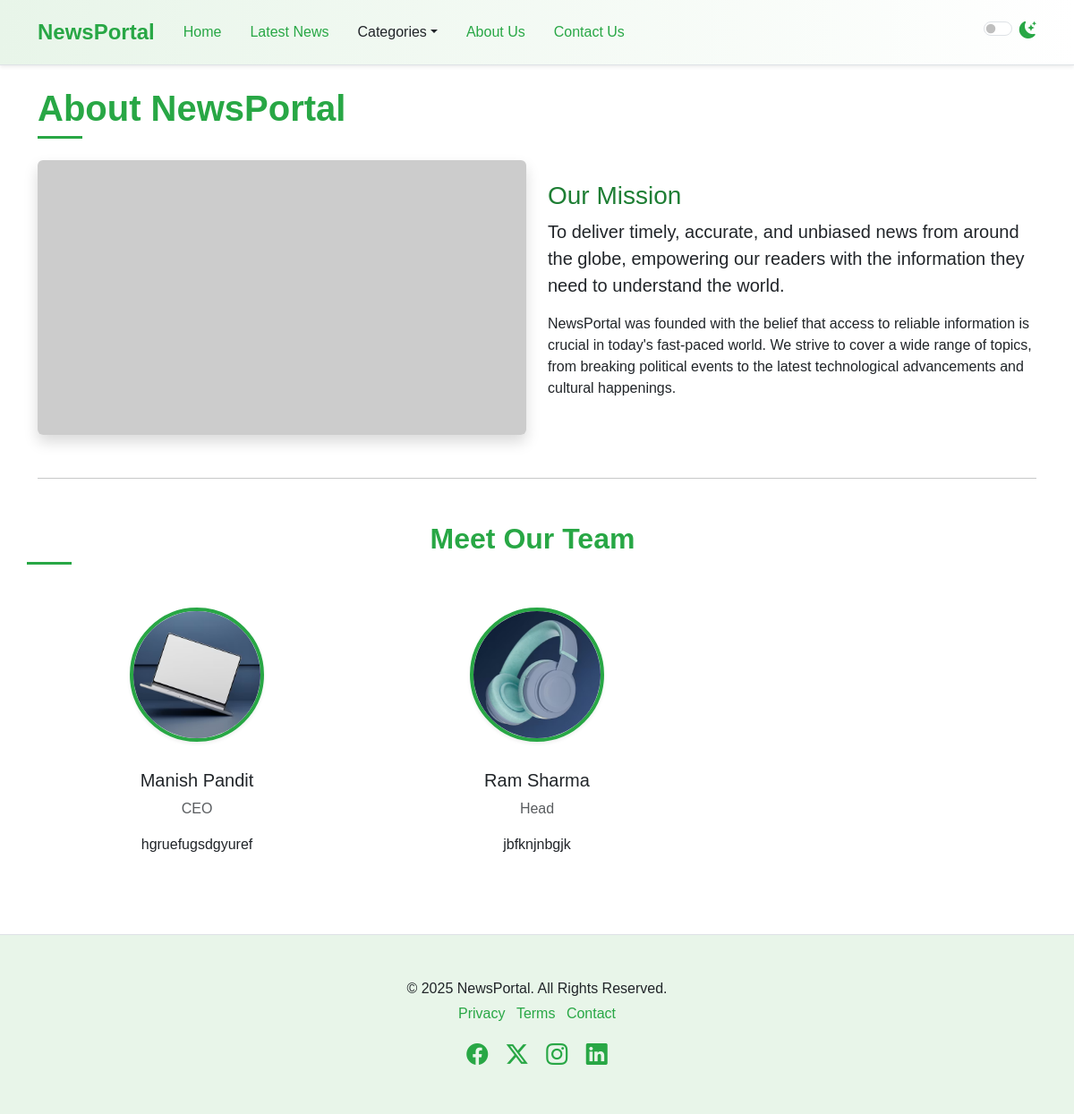
The page /about/ on the database its author committed.
### newsportal/models.py (models this page shows, shortened)
class TimeStampModel(models.Model):
    created_at=models.DateTimeField(auto_now_add=True)
    update_at=models.DateField(auto_now=True)
    class Meta:
        abstract=True

class OurTeam(TimeStampModel):
    name=models.CharField(max_length=100)
    position=models.CharField(max_length=100)
    image=models.ImageField(upload_to="team_image/%y/%m/%d", blank=False)
    description=models.TextField()

### newsportal/views.py (the view)
# urls.py: path("about/",views.AboutView.as_view(),name="about"),
class AboutView(TemplateView):
    template_name="newsportal/about.html"
    def get_context_data(self,**kwargs):
        context=super().get_context_data(**kwargs)
        context["our_teams"]=OurTeam.objects.all()
        return context

### newsportal/nav.py (called while the page is built)
def navigation(request):
    categories=Category.objects.all()
    return {"categories":categories}

### template/newsportal/about.html
{% extends "newsportal/base.html" %}
{% block content %}
  <div class="container mt-4">
      <h1 class="mb-4 section-title">
        <span>About NewsPortal</span>
      </h1>
      <div class="row mb-5">
        <div class="col-md-6">
          <img src="https://placehold.co/800x450/28a745/ffffff?text=Our+Mission"
               class="img-fluid rounded shadow"
               alt="Our Mission" />
        </div>
        <div class="col-md-6 d-flex flex-column justify-content-center">
          <h3 class="mt-3 mt-md-0 about-mission-title">Our Mission</h3>
          <p class="lead">
            To deliver timely, accurate, and unbiased news from around the globe, empowering our readers with the information they need to understand the world.
          </p>
          <p>
            NewsPortal was founded with the belief that access to reliable information is crucial in today's fast-paced world. We strive to cover a wide range of topics, from breaking political events to the latest technological advancements and cultural happenings.
          </p>
        </div>
      </div>
      <hr class="my-5" />
      <div class="row text-center">
        <h2 class="mb-5 section-title">
          <span>Meet Our Team</span>
        </h2>
        {% for about in our_teams %}
        <div class="col-lg-4 col-md-6 mb-4">
          <div class="team-member">
            <img src="{{about.image.url}}"
                 alt="Team Member 1" />
            <h5 class="mt-3">{{about.name}}</h5>
            <p class="text-muted">{{about.position}}</p>
            <p>{{about.description}}</p>
          </div>
        </div>
       {% endfor %}
      </div>
    </div>
{% endblock content %}

### static/css/style.css (style rules this page uses)
:root { --primary-green: #28a745; --light-green: #e8f5e9; --dark-green: #1e7e34; --accent-green: #5cb85c; --text-color-light: #212529; --text-color-dark: #f8f9fa; --bg-light: #ffffff; --bg-dark: #212529; --card-bg-light: #ffffff; --card-bg-dark: #343a40; --border-color-light: #dee2e6; --border-color-dark: #495057; --shadow-sm: 0 0.125rem 0.25rem rgba(0, 0, 0, 0.075); --shadow: 0 0.5rem 1rem rgba(0, 0, 0, 0.15); --transition-speed: 0.3s ease; }
body { font-family: "Poppins", sans-serif; background-color: var(--bg-light); color: var(--text-color-light); transition: background-color var(--transition-speed), color var(--transition-speed); }
.section-title { position: relative; padding-bottom: 10px; margin-bottom: 20px; font-weight: 600; color: var(--primary-green); }
.section-title span { position: relative; z-index: 1; background-color: var(--bg-light); padding-right: 10px; }
.section-title::after { content: ""; position: absolute; left: 0; bottom: 0; width: 50px; height: 3px; background-color: var(--primary-green); }
.about-mission-title { color: var(--dark-green); }
.team-member img { width: 150px; height: 150px; object-fit: cover; border-radius: 50%; border: 4px solid var(--primary-green); margin-bottom: 15px; box-shadow: var(--shadow-sm); }

### rows shown on the page
OurTeam: image (picture), name "Manish Pandit", position "CEO", description "hgruefugsdgyuref"
OurTeam: image (picture), name "Ram Sharma", position "Head", description "jbfknjnbgjk"
